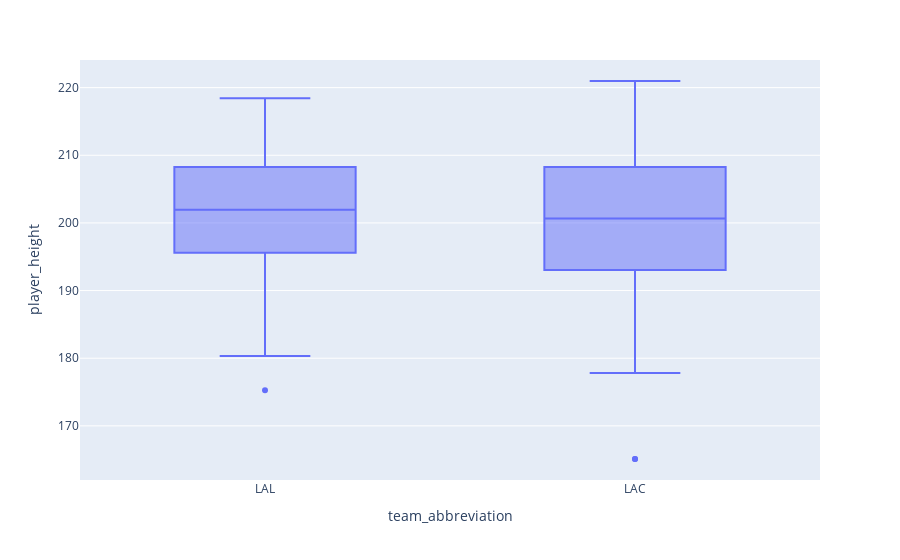

Notebook code for this chart:
### Code cell
# Comparing which Los Angeles team preferes the taller players
teams = ['LAC', 'LAL']
df_la = df.loc[df['team_abbreviation'].isin(teams)]

fig_la = px.box(df_la, x='team_abbreviation', y='player_height', hover_data=['player_name'])
fig_la.show()

### Figure 1 — Plotly figure (JSON) as saved in the notebook; plotly's stock layout.template omitted (floating-point values rounded to 4 significant figures; data arrays with more than 128 entries replaced by an {"elided": "..."} marker saying what was removed)
{"data": [{"alignmentgroup": "True", "customdata": {"elided": "798x1 str values"}, "hovertemplate": "team_abbreviation=%{x}<br>player_height=%{y}<br>player_name=%{customdata[0]}<extra></extra>", "legendgroup": "", "marker": {"color": "#636efa"}, "name": "", "notched": false, "offsetgroup": "", "orientation": "v", "showlegend": false, "type": "box", "x": {"elided": "798 str values"}, "x0": " ", "xaxis": "x", "y": {"elided": "798 float values"}, "y0": " ", "yaxis": "y"}], "layout": {"boxmode": "group", "legend": {"tracegroupgap": 0}, "margin": {"t": 60}, "xaxis": {"anchor": "y", "domain": [0, 1], "title": {"text": "team_abbreviation"}}, "yaxis": {"anchor": "x", "domain": [0, 1], "title": {"text": "player_height"}}}}
